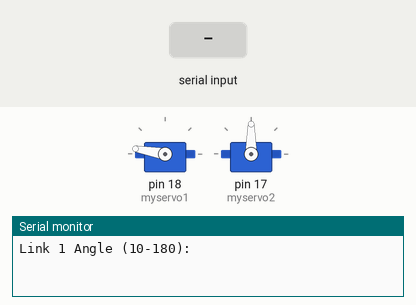
Recording of a sketch running on a simulated Arduino Uno, built with avr-gcc and run on an emulated ATmega328P. Shown: 2 × servo, the last lines printed to the serial monitor. The test bench sets the inputs (shaded band).

Above: at 2.2 s.
2.3 s: "90,45\n" received over Serial
At 3.8 s:
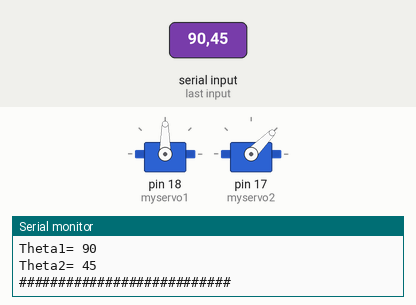
4.8 s: "30,150\n" received over Serial
At 6.9 s:
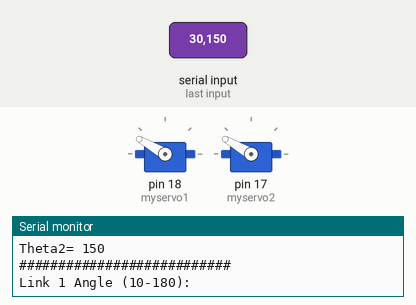
7.3 s: "0\n" received over Serial
At 10.1 s:
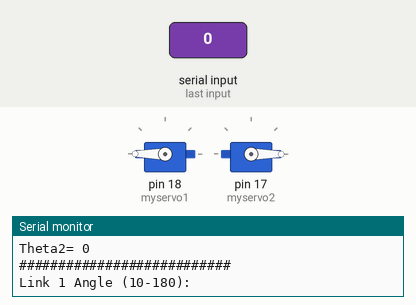
10.3 s: "5\n" received over Serial
At 12.9 s:
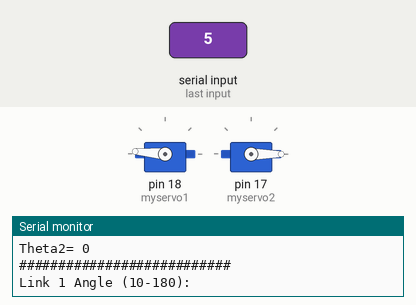
13.3 s: "200\n" received over Serial
At 16.1 s:
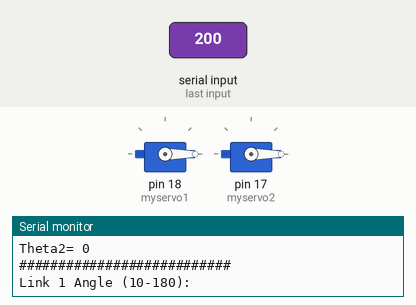
16.3 s: "90\n" received over Serial
At 18.7 s:
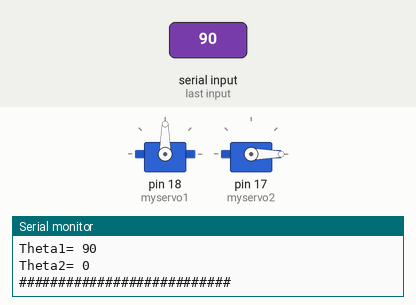
Timing chart, 0 to 20.2 s (numbered marks = the images above; inputs shaded):
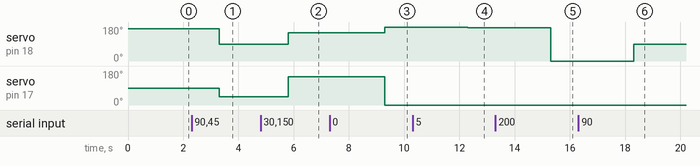

The sketch:

2dof_rot.ino
```cpp
#include <Servo.h>

Servo myservo1;  // create servo object to control servo1 & servo2
Servo myservo2;


int theta1;
int theta2;
int T1;

void setup() {
  Serial.begin(9600);
  myservo1.attach(18);  // attaches the servo1 on pin A4 to the servo object
  myservo2.attach(17);  // attaches the servo2 on pin A3 to the servo object
  myservo1.write(170);
  myservo2.write(90);
  delay(1000);
}

void loop() {
  Serial.println("Link 1 Angle (10-180):");
  while (Serial.available() == 0) {}
  theta1 = Serial.parseInt();

  Serial.println("Link 2 Angle (12-175):");
  while (Serial.available() == 0) {}
  theta2 = Serial.parseInt();

  T1=180-theta1;

  delay(1000);
  Serial.print("Theta1= ");
  Serial.println(theta1);
  Serial.print("Theta2= ");
  Serial.println(theta2);
  Serial.println("###########################");
  myservo1.write(T1);
  myservo2.write(theta2);
  delay(500);

}
```

Measured:
- after the input at 2.3 s, servo on pin 18 (myservo1): 170° → 90° after 1.0 s; servo on pin 17 (myservo2): 90° → 45° after 1.0 s
- after the input at 4.8 s, servo on pin 18 (myservo1): 90° → 150° after 1.0 s; servo on pin 17 (myservo2): 45° → 150° after 1.0 s
- after the input at 7.3 s, servo on pin 18 (myservo1): 150° → 180° after 2.0 s; servo on pin 17 (myservo2): 150° → 0° after 2.0 s
- after the input at 10.3 s, servo on pin 18 (myservo1): 180° → 175° after 2.0 s
- after the input at 13.3 s, servo on pin 18 (myservo1): 175° → 0° after 2.0 s
- after the input at 16.3 s, servo on pin 18 (myservo1): 0° → 90° after 2.0 s
